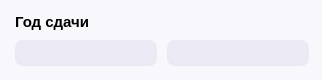
             <widget class="QWidget" name="sign_12" native="true">
              <property name="minimumSize">
               <size>
                <width>310</width>
                <height>0</height>
               </size>
              </property>
              <property name="maximumSize">
               <size>
                <width>322</width>
                <height>80</height>
               </size>
              </property>
              <property name="styleSheet">
               <string notr="true">background-color: rgb(248, 247, 252);
border: none;
border-radius: 21px;
</string>
              </property>
              <widget class="QWidget" name="layoutWidget_51">
               <property name="geometry">
                <rect>
                 <x>0</x>
                 <y>0</y>
                 <width>326</width>
                 <height>81</height>
                </rect>
               </property>
               <layout class="QVBoxLayout" name="verticalLayout_55">
                <property name="spacing">
                 <number>5</number>
                </property>
                <property name="leftMargin">
                 <number>15</number>
                </property>
                <property name="topMargin">
                 <number>9</number>
                </property>
                <property name="rightMargin">
                 <number>15</number>
                </property>
                <property name="bottomMargin">
                 <number>15</number>
                </property>
                <item>
                 <widget class="QLabel" name="label_125">
                  <property name="font">
                   <font>
                    <pointsize>11</pointsize>
                    <weight>75</weight>
                    <bold>true</bold>
                   </font>
                  </property>
                  <property name="text">
                   <string>Год сдачи</string>
                  </property>
                 </widget>
                </item>
                <item>
                 <layout class="QHBoxLayout" name="horizontalLayout_48">
                  <property name="spacing">
                   <number>10</number>
                  </property>
                  <item>
                   <widget class="QLabel" name="label_126">
                    <property name="minimumSize">
                     <size>
                      <width>142</width>
                      <height>26</height>
                     </size>
                    </property>
                    <property name="maximumSize">
                     <size>
                      <width>142</width>
                      <height>26</height>
                     </size>
                    </property>
                    <property name="font">
                     <font>
                      <pointsize>10</pointsize>
                      <weight>75</weight>
                      <bold>true</bold>
                     </font>
                    </property>
                    <property name="styleSheet">
                     <string notr="true">background-color: rgb(235, 233, 244);
border: none;
border-radius: 8px;</string>
                    </property>
                    <property name="frameShadow">
                     <enum>QFrame::Plain</enum>
                    </property>
                    <property name="text">
                     <string/>
                    </property>
                    <property name="margin">
                     <number>0</number>
                    </property>
                   </widget>
                  </item>
                  <item>
                   <widget class="QLabel" name="label_127">
                    <property name="minimumSize">
                     <size>
                      <width>142</width>
                      <height>26</height>
                     </size>
                    </property>
                    <property name="maximumSize">
                     <size>
                      <width>142</width>
                      <height>26</height>
                     </size>
                    </property>
                    <property name="font">
                     <font>
                      <pointsize>10</pointsize>
                      <weight>75</weight>
                      <bold>true</bold>
                     </font>
                    </property>
                    <property name="styleSheet">
                     <string notr="true">background-color: rgb(235, 233, 244);
border: none;
border-radius: 8px;</string>
                    </property>
                    <property name="frameShadow">
                     <enum>QFrame::Plain</enum>
                    </property>
                    <property name="text">
                     <string/>
                    </property>
                    <property name="margin">
                     <number>0</number>
                    </property>
                   </widget>
                  </item>
                 </layout>
                </item>
               </layout>
              </widget>
             </widget>
